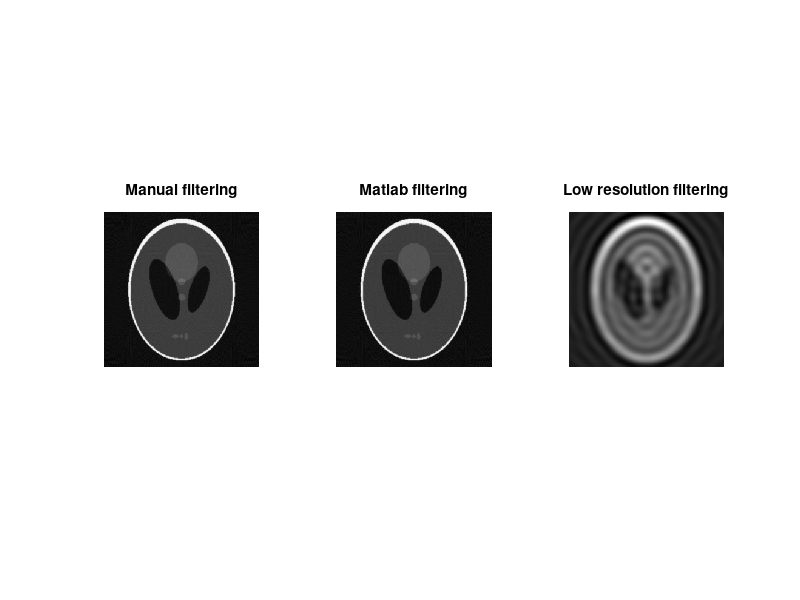

Here is the MATLAB script that generated this plot:
phantomData=phantom();
N=size(phantomData,1);

theta = 0:179;
N_theta = length(theta);
[R,xp] = radon(phantomData,theta);

% make a Ram-Lak filter. it's just abs(f).
N1 = length(xp);
freqs=linspace(-1, 1, N1).';
myFilter = abs( freqs );
myFilter = repmat(myFilter, [1 N_theta]);

% do my own FT domain filtering
ft_R = fftshift(fft(R,[],1),1);
filteredProj = ft_R .* myFilter;
filteredProj = ifftshift(filteredProj,1);
ift_R = real(ifft(filteredProj,[],1));

% tell matlab to do inverse FBP without a filter
I1 = iradon(ift_R, theta, 'linear', 'none', 1.0, N);

subplot(1,3,1);imagesc( real(I1) ); title('Manual filtering')
colormap(gray(256)); axis image; axis off

% for comparison, ask matlab to use their Ram-Lak filter implementation
I2 = iradon(R, theta, 'linear', 'Ram-Lak', 1.0, N);

subplot(1,3,2);imagesc( real(I2) ); title('Matlab filtering')
colormap(gray(256)); axis image; axis off

% for fun, redo the filtering wrong on purpose
% exclude high frequencies to create a low-resolution reconstruction
myFilter( myFilter > 0.1 ) = 0;
ift_R = real(ifft(ifftshift(ft_R .* myFilter,1),[],1));
I3 = iradon(ift_R, theta, 'linear', 'none', 1.0, N);

subplot(1,3,3);imagesc( real(I3) ); title('Low resolution filtering')
colormap(gray(256)); axis image; axis off